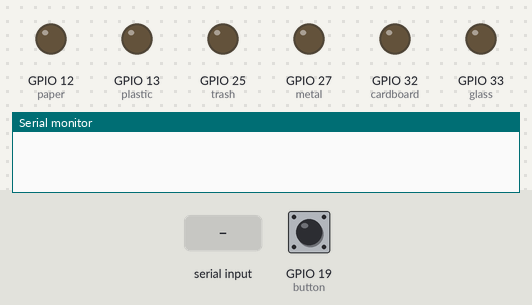
Bench run of a sketch on a simulated ESP32. Shown: output pins drawn as LEDs (lit = HIGH), the last lines printed to the serial monitor. The test bench sets the inputs (shaded band); at power-on: GPIO 19 (button) HIGH.

Above: at 1.2 s.
1.3 s: "cardboard" received over Serial
At 2.8 s:
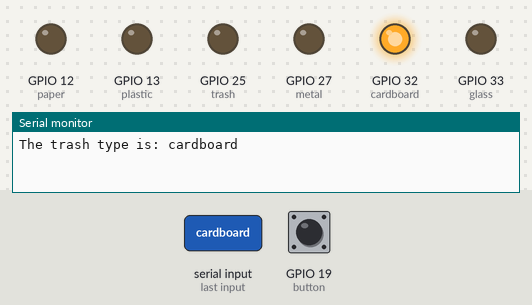
4.3 s: "glass" received over Serial
At 7.2 s:
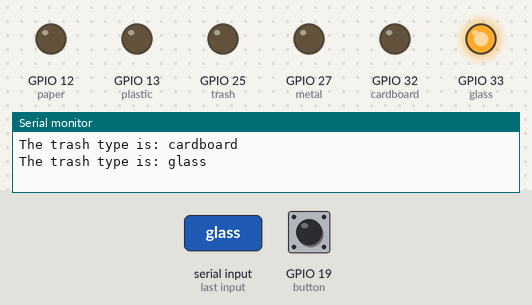
7.3 s: "paper" received over Serial
At 12.2 s:
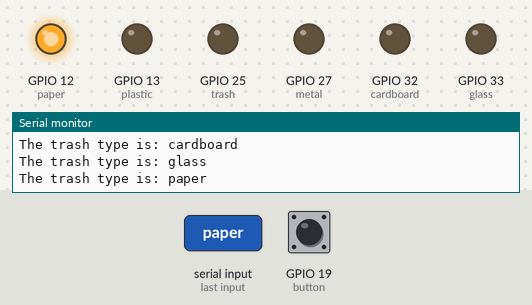
13.3 s: "metal" received over Serial
At 16.2 s:
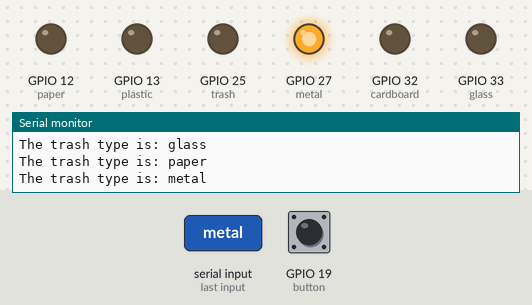
16.3 s: "plastic" received over Serial
At 21.6 s:
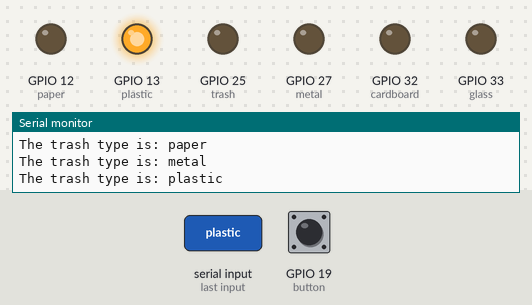
22.3 s: "trash" received over Serial
At 25.1 s:
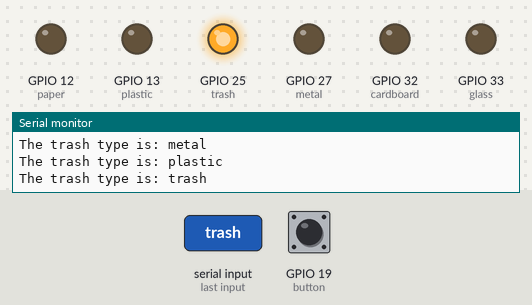
Timing chart, 0 to 29.3 s (numbered marks = the images above; inputs shaded):
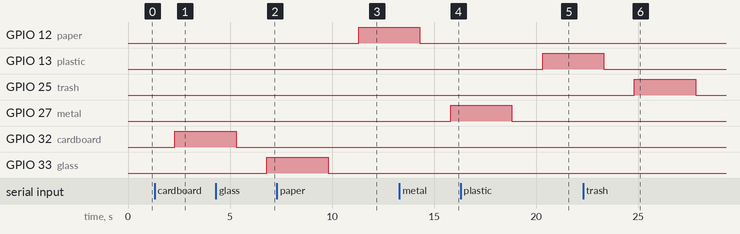

Measured:
- after the input at 1.3 s, GPIO 32 (cardboard): LOW → HIGH after 1.0 s
- after the input at 4.3 s, GPIO 33 (glass): LOW → HIGH after 2.5 s
- after the input at 7.3 s, GPIO 12 (paper): LOW → HIGH after 4.0 s
- after the input at 13.3 s, GPIO 27 (metal): LOW → HIGH after 2.5 s
- after the input at 16.3 s, GPIO 13 (plastic): LOW → HIGH after 4.0 s
- after the input at 22.3 s, GPIO 25 (trash): LOW → HIGH after 2.5 s, → LOW 3.0 s later

The sketch:

esp32code.ino
```cpp
#include <algorithm>

#define cardboard 32
#define glass 33
#define metal 27
#define paper 12
#define plastic 13
#define trash 25
#define button 19
// led selection function

int Selection(String trashy){
    if(trashy == "cardboard"){
      digitalWrite(cardboard,HIGH);
      delay(3000);
      digitalWrite(cardboard,LOW);
      delay(500);
    }
    else if(trashy == "glass"){
      digitalWrite(glass,HIGH);
      delay(3000);
      digitalWrite(glass,LOW);
      delay(500);
    }
    else if(trashy == "paper"){
      digitalWrite(paper,HIGH);
      delay(3000);
      digitalWrite(paper,LOW);
      delay(500);
    }
    else if(trashy == "metal"){
      digitalWrite(metal,HIGH);
      delay(3000);
      digitalWrite(metal,LOW);
      delay(500);
    }
    else if(trashy == "plastic"){
      digitalWrite(plastic,HIGH);
      delay(3000);
      digitalWrite(plastic,LOW);
      delay(500);
    }
    else if(trashy == "trash"){
      digitalWrite(trash,HIGH);
      delay(3000);
      digitalWrite(trash,LOW);
      delay(500);
    }
    else
      Serial.println("Not recognised");
    return 0;
}
// the setup function runs once when you press reset or power the board
void setup() {
  // initialize digital pin as output.
  pinMode(cardboard, OUTPUT);
  pinMode(metal, OUTPUT);
  pinMode(paper, OUTPUT);
  pinMode(glass, OUTPUT);
  pinMode(plastic, OUTPUT);
  pinMode(trash, OUTPUT);
  attachInterrupt(digitalPinToInterrupt(button), stop, FALLING);
  // initialize serial communication at 9600 bits per second:
  Serial.begin(9600);
}

void loop() {
  // check if data is available
  if (Serial.available() > 0) {
    // read the incoming string:
    String type = Serial.readString();

    //remove whitespace
    std::remove_if(type.begin(),type.end(),isspace);

    // prints the received data
    Serial.print("The trash type is: ");
    Serial.println(type);

    //Lights the LED according to the type
    Selection(type);
  }

}

void stop(){
  if(digitalRead(cardboard) == HIGH) digitalWrite(cardboard,LOW);
  if(digitalRead(plastic) == HIGH) digitalWrite(plastic,LOW);
  if(digitalRead(paper) == HIGH) digitalWrite(paper,LOW);
  if(digitalRead(glass) == HIGH) digitalWrite(glass,LOW);
  if(digitalRead(trash) == HIGH) digitalWrite(trash,LOW);
  if(digitalRead(metal) == HIGH) digitalWrite(metal,LOW);
}
```
